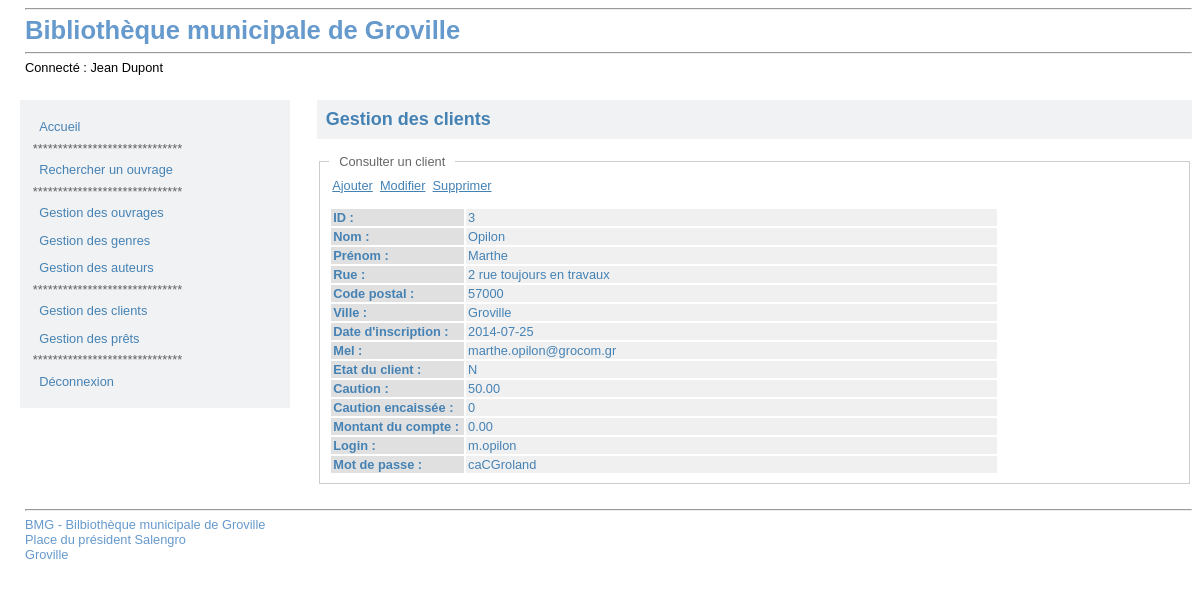
/index.php?uc=gererClients&action=consulterClient&id=3, run on the app's committed database.
### tables this page shows
CREATE TABLE IF NOT EXISTS `client` (
  `no_client` int(11) NOT NULL AUTO_INCREMENT,
  `nom_client` varchar(50) NOT NULL,
  `prenom` varchar(50) NOT NULL,
  `rue_client` varchar(50) DEFAULT NULL,
  `code_post` char(5) NOT NULL,
  `ville` varchar(50) NOT NULL,
  `date_inscr` date NOT NULL,
  `login` varchar(50) DEFAULT NULL,
  `password` varchar(10) DEFAULT NULL,
  `mel` varchar(128) DEFAULT NULL,
  `etat_client` char(1) NOT NULL DEFAULT 'N',
  `caution` decimal(5,2) NOT NULL DEFAULT '50.00',
  `caution_encaissee` bit(1) NOT NULL DEFAULT b'0',
  `montant_compte` decimal(7,2) NOT NULL DEFAULT '0.00',
  PRIMARY KEY (`no_client`)
);

### modele/ClientDal.class.php (called while the page is built, shortened)
<?php
require_once ('PdoDao.class.php');
class ClientDal {
    public static function loadClientById($id) {
        $cnx = new PdoDao();
        $qry =  "SELECT no_client as ID, "
            . "nom_client as Nom, "
            . "prenom, "
            . "rue_client, "
            . "code_post, "
            . "ville, "
            . "date_inscr, "
            . "login, "
            . "password, "
            . "mel, "
            . "etat_client, "
            . "caution, "
            . "caution_encaissee, "
            . "montant_compte "
            . "FROM client "
            . "WHERE no_client = ?";
        $res = $cnx->getRows($qry, array($id), 1);
        if (!empty($res)) {
            return new Client($id,
              $res[0]->Nom,
              $res[0]->prenom,
              $res[0]->rue_client,
              $res[0]->code_post,
              $res[0]->ville,
              $res[0]->date_inscr,
              $res[0]->mel,
              $res[0]->etat_client,
              $res[0]->montant_compte,
              $res[0]->login,
              $res[0]->password,
              $res[0]->caution,
              $res[0]->caution_encaissee);
        }
        else {
            return NULL;
        }
    }
}
?>

### modele/PdoDao.class.php (called while the page is built, shortened)
<?php
class PdoDao extends PDO {
    public function getRows($sql, $params, $style) {
        try {
            $res = $this->prepare($sql);
            $res->execute($params);
        }
        catch (PDOException $e) {
            return $e;
        }
        if ($res) {
            if ($style) {
                return $res->fetchAll(PDO::FETCH_CLASS, 'ArrayObject');
            }
            else {
                return $res->fetchAll();
            }
        }
        else {
            return NULL;
        }
    }
}

### include/_reference.lib.php (called while the page is built, shortened)
<?php
class Client {
    private $_id;
    private $_nom;
    private $_prenom;
    private $_rue;
    private $_codePost;
    private $_ville;
    private $_login;
    private $_password;
    private $_mel;
    private $_etat_client;
    private $_caution;
    private $_caution_encaissee;
    public function getId() {
        return $this->_id;
    }
    public function getNom() {
        return $this->_nom;
    }
    public function getPrenom() {
        return $this->_prenom;
    }
    public function getRue() {
        return $this->_rue;
    }
    public function getCodePost() {
        return $this->_codePost;
    }
    public function getVille() {
        return $this->_ville;
    }
    public function getDateInscr() {
        return $this->_dateInscr;
    }
    public function getLogin() {
        return $this->_login;
    }
    public function getPassword() {
        return $this->_password;
    }
    public function getMel() {
        return $this->_mel;
    }
    public function getEtatClient() {
        return $this->_etat_client;
    }
    public function getCaution() {
        return $this->_caution;
    }
    public function getCautionEncaissee() {
        return $this->_caution_encaissee;
    }
    public function getMontantCompte() {
        return $this->_montantCompte;
    }
    public function setId($p_Id) {
        $this->_id = $p_Id;
    }
    public function setNom($p_Nom) {
        $this->_nom = $p_Nom;
    }
    public function setPrenom($p_Prenom) {
        $this->_prenom = $p_Prenom;
    }
    public function setRue($p_Rue) {
        $this->_rue = $p_Rue;
    }
    public function setCodePost($p_CodePost) {
        $this->_codePost = $p_CodePost;
    }
    public function setVille($p_Ville) {
        $this->_ville = $p_Ville;
    }
    public function setDateInscr($p_Date_Inscr) {
        $this->_dateInscr = $p_Date_Inscr;
    }
    public function setLogin($p_Login) {
        $this->_login = $p_Login;
    }
    public function setPassword($p_Password) {
        $this->_password = $p_Password;
    }
    public function setMel($p_Mel) {
        $this->_mel = $p_Mel;
    }
    public function setEtatClient($p_Etat_Client) {
        $this->_etat_client = $p_Etat_Client;
    }
    public function setCaution($p_Caution) {
        $this->_caution = $p_Caution;
    }
    public function setCautionEncaissee($p_Caution_Encaisse) {
        $this->_caution_encaissee = $p_Caution_Encaisse;
    }
    public function setMontantCompte($p_Montant_Compte) {
        $this->_montantCompte = $p_Montant_Compte;
    }
}

### vues/v_consulterClient.php (the view, shortened to what this page needs)
<div id="content">
    <h2>Gestion des clients</h2>
    <div id="object-list">
        <div class="corps-form">
            <fieldset>
                <legend>Consulter un client</legend>
                <div id="breadcrumb">
                    <a href="index.php?uc=gererClients&action=ajouterClient">Ajouter</a>&nbsp;
                    <a href="index.php?uc=gererClients&action=modifierClient&option=saisirClient&id=<?php echo $leClient->getId() ?>">Modifier</a>&nbsp;
                    <a href="index.php?uc=gererClients&action=supprimerClient&id=<?php echo $leClient->getId() ?>">Supprimer</a>
                </div>
                <table>
                    <tr>
                        <td class="h-entete">
                            ID :
                        </td>
                        <td class="h-valeur">
                            <?php echo $leClient->getId() ?>
                        </td>
                    </tr>
                    <tr>
                        <td class="h-entete">
                            Nom :
                        </td>
                        <td class="h-valeur">
                            <?php echo $leClient->getNom() ?>
                        </td>
                    </tr>
                    <tr>
                        <td class="h-entete">
                            Prénom :
                        </td>
                        <td class="h-valeur">
                            <?php echo $leClient->getPrenom() ?>
                        </td>
                    </tr>
                    <tr>
                        <td class="h-entete">
                            Rue :
                        </td>
                        <td class="h-valeur">
                            <?php echo $leClient->getRue() ?>
                        </td>
                    </tr>
                    <tr>
                        <td class="h-entete">
                            Code postal :
                        </td>
                        <td class="h-valeur">
                            <?php echo $leClient->getCodePost() ?>
                        </td>
                    </tr>
                    <tr>
                        <td class="h-entete">
                            Ville :
                        </td>
                        <td class="h-valeur">
                            <?php echo $leClient->getVille() ?>
                        </td>
                    </tr>
                    <tr>
                        <td class="h-entete">
                            Date d'inscription :
                        </td>
                        <td class="h-valeur">
                            <?php echo $leClient->getDateInscr() ?>
                        </td>
                    </tr>
                    <tr>
                        <td class="h-entete">
                            Mel :
                        </td>
                        <td class="h-valeur">
                            <?php echo $leClient->getMel() ?>
                        </td>
                    </tr>
                    <tr>
                        <td class="h-entete">
                            Etat du client :
                        </td>
                        <td class="h-valeur">
                            <?php echo $leClient->getEtatClient() ?>
                        </td>
                    </tr>
                    <tr>
                        <td class="h-entete">
                            Caution :
                        </td>
                        <td class="h-valeur">
                            <?php echo $leClient->getCaution() ?>
                        </td>
                    </tr>
                    <tr>
                        <td class="h-entete">
                            Caution encaissée :
                        </td>
                        <td class="h-valeur">
                            <?php echo $leClient->getCautionEncaissee() ?>
                        </td>
                    </tr>
                    <tr>
                        <td class="h-entete">
                            Montant du compte :
                        </td>
                        <td class="h-valeur">
                            <?php echo $leClient->getMontantCompte() ?>
                        </td>
                    </tr>
                    <tr>
                        <td class="h-entete">
                            Login :
                        </td>
                        <td class="h-valeur">
                            <?php echo $leClient->getLogin() ?>
                        </td>
                    </tr>
                    <tr>
                        <td class="h-entete">
                            Mot de passe :
                        </td>
                        <td class="h-valeur">
                            <?php echo $leClient->getPassword() ?>
                        </td>
                    </tr>
                </table>
            </fieldset>
        </div>
    </div>
</div>

### styles/screen.css (style rules this page uses)
﻿ h1, h2, h3 { color: #4582B4; font-weight: bold; }
h2 { font-size: 1em; background-color: #f1f2f4; padding: 0.5em; }
a { color: #4582B4; }
fieldset { margin-bottom: 10px; border: #CCC 1px solid; }
fieldset legend { padding: 0 10px 0 10px; color: #666; }
body { margin-left: 20px; font-family: Verdana, Geneva, Arial, Helvetica, sans-serif; font-size: 0.8em; }
#content { border: none; padding-left: 1.3em; background-color: white; margin-left: 280px; min-height:27em; }
#content h2 { font-size: large; text-align: left; margin: 0; margin-bottom: 0.5em; }
#breadcrumb { margin: 4px 0 14px 0; padding-left: 3px; }
.corps-form { margin-top: 15px; }
td.h-entete, td.h-valeur { padding: 3px; }
td.h-entete { padding: 2px; background-color: #e0e0e0; color: #4582B4; font-weight: bold; width: 20%; }
td.h-valeur { background-color: #f0f0f0; color: #4582B4; }
#object-list { margin : 10px 0 10px 0; }
#object-list td { padding: 1px 5px 1px 2px; }

### data on the page
client: no_client "3", nom_client "Opilon", prenom "Marthe", rue_client "2 rue toujours en travaux", code_post "57000", ville "Groville", date_inscr "2014-07-25", mel "marthe.opilon@grocom.gr", etat_client "N", caution "50.00", caution_encaissee "0", montant_compte "0.00", login "m.opilon", password "caCGroland"

### other printed values
$_SESSION['prenom'] "Jean"
$_SESSION['nom'] "Dupont"
